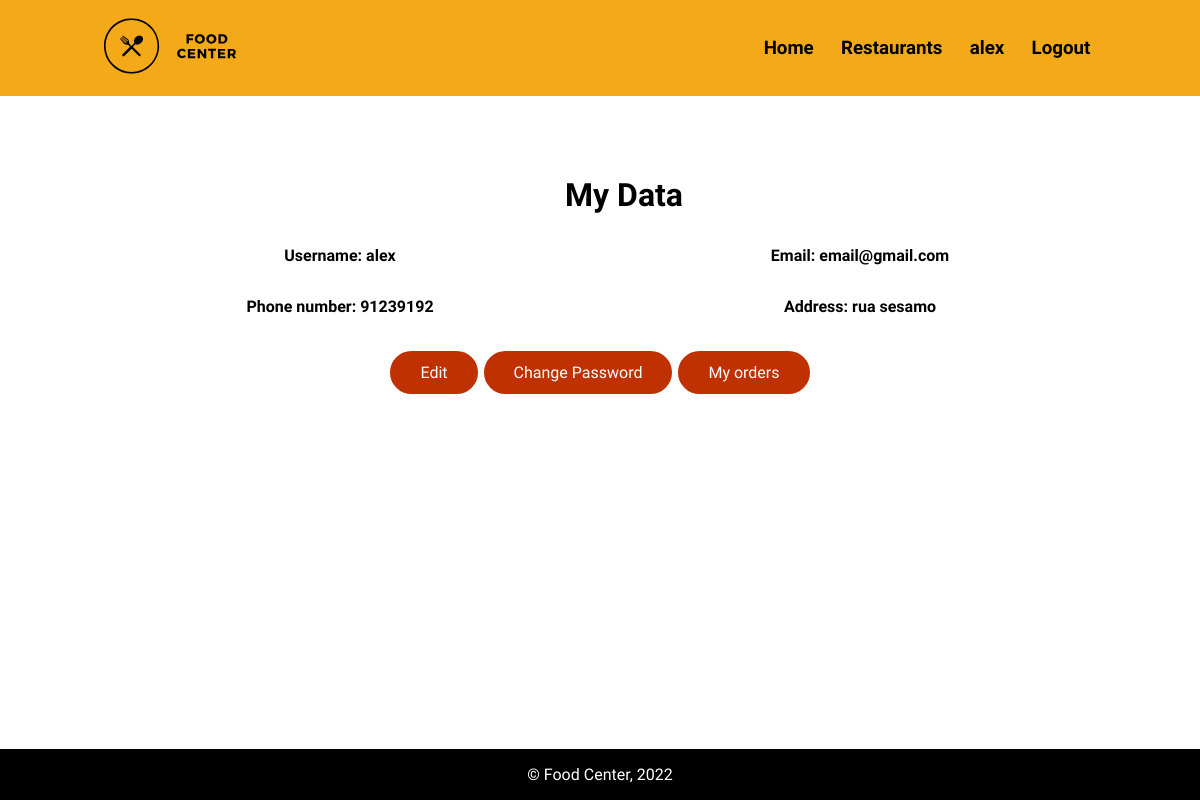
The app's page /user.php (signed in) with its own data.
### tables this page shows
CREATE TABLE User
(
    username         NVARCHAR(120) PRIMARY KEY ,
    password         text NOT NULL ,
    email            NVARCHAR(60) NOT NULL ,
    address          NVARCHAR(70) NOT NULL,
    phoneNumber      NVARCHAR(24) NOT NULL
);

### user.php (called while the page is built, shortened)
<?php
    include_once('templates/common.tpl.php');
    include_once('templates/user.tpl.php');
    output_user_data();
?>

### database/connection.db.php (called while the page is built, shortened)
<?php
  function getDatabaseConnection() : PDO {
    $db = new PDO('sqlite:database/database.db');
    $db->setAttribute(PDO::ATTR_DEFAULT_FETCH_MODE, PDO::FETCH_ASSOC);
    $db->setAttribute(PDO::ATTR_ERRMODE, PDO::ERRMODE_EXCEPTION);
    return $db;
  }
?>

### database/user.class.php (called while the page is built, shortened)
<?php
  include_once('database/connection.db.php');
  class User {
    public function __construct(string $username, string $email, string $address, string $phoneNumber)
    {
      $this->username = $username;
      $this->email = $email;
      $this->address = $address;
      $this->phoneNumber = $phoneNumber;
    }
    static function getUser(PDO $db, string $username){
      $stmt = $db->prepare('SELECT * FROM User WHERE lower(username) = ?');
      $stmt->execute(array(strtolower($username)));
      if ($user = $stmt->fetch()){
          return new User(
              $user['username'],
              $user['email'],
              $user['address'],
              $user['phoneNumber'],
          );
      }
      else return null;
  }
  }
?>

### templates/user.tpl.php (the view)
<?php include_once('database/user.class.php');
        include_once('database/connection.db.php');
    function output_user_data(){
    $user = User::getUser(getDatabaseConnection(), $_SESSION['username']);
?>
    <main>
    <div class="userdata">
        <h1>My Data</h1>
        <?php echo '<h4>Username: ' . $user->username . '</h4>';?>
        <?php echo '<h4>Email: ' . $user->email . '</h4>';?>
        <?php echo '<h4>Phone number: ' . $user->phoneNumber . '</h4>';?>
        <?php echo '<h4>Address: ' . $user->address . '</h4>';?>
        <a href="edit_user.php">Edit</a>
        <a href="change_password.php">Change Password</a>
        <a href="my_orders.php?filter=All&fav=off">My orders</a>
    </div>
    </main>
<?php }

### css/style.css (style rules this page uses)
html { height: 100%; }
body { display: flex; flex-direction: column; min-height: 100vh; margin: 0; }
h1,h2 { font-family: 'Secular One', sans-serif; }
h3,h4,h5,h6 { font-family: 'Fira Sans Condensed', sans-serif; }
p,a { font-family: 'Josefin Sans', sans-serif; }
main { flex-grow: 1; flex-shrink: 0; flex-basis: auto; display: flex; flex-direction: column; padding: 0; margin: 0 5em 0 5em; }
h1 { font-family: 'Secular One', sans-serif; margin: 0; margin-left: 1.5em; }
button, .restaurant #buttons a, .userdata a { background-color: #bf3100; border: solid; color: white; padding: 12px 30px; text-align: center; text-decoration: none; font-size: 16px; cursor: pointer; margin: 0; border-radius: 25px; height: fit-content; width: fit-content; }
a { text-decoration: none; color: black; }
.restaurant #name h3,h4,h5 { margin: 0; }
.userdata, .edituser, .payment { display: flex; flex-wrap: wrap; row-gap: 2em; place-self: center; place-content: center; margin-top: 5em; }
.userdata > *, .edituser > *:not(button), .payment > *:not(.switch, h3, h1, button) { width: 50%; box-sizing: border-box; text-align: center; }
.userdata > h1, .userdata > h4:nth-of-type(5), .edituser h1, .edituser > label:nth-of-type(5), .payment h1, .payment label:last-of-type { width: 100%; }

### css/reviews.css (style rules this page uses)
.review #name h3,h4,h5 { margin: 0; }

### records on screen
user: username "alex", email "email@gmail.com", phoneNumber "91239192", address "rua sesamo"

### other values on screen
$_SESSION['username'] "alex"
